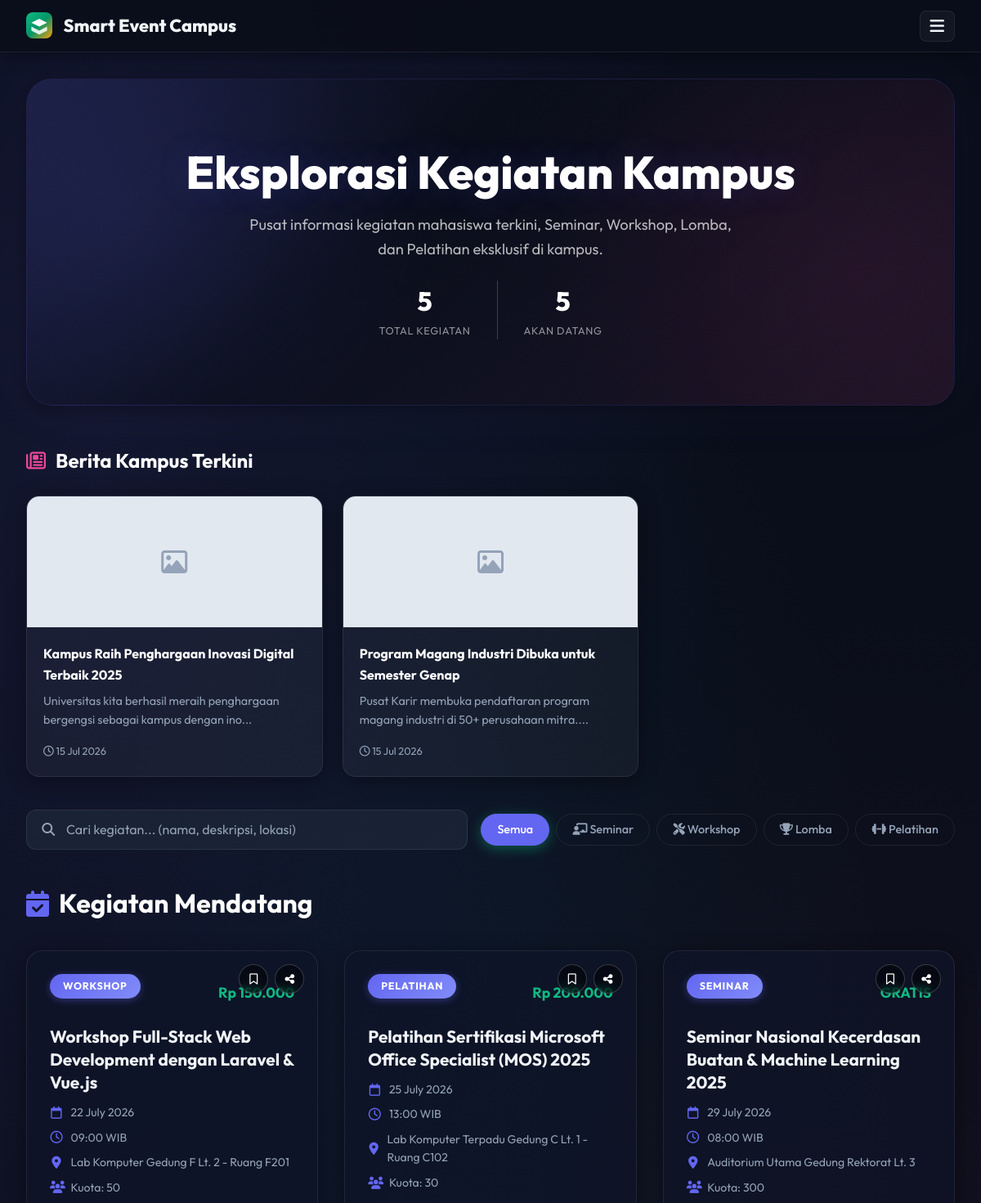
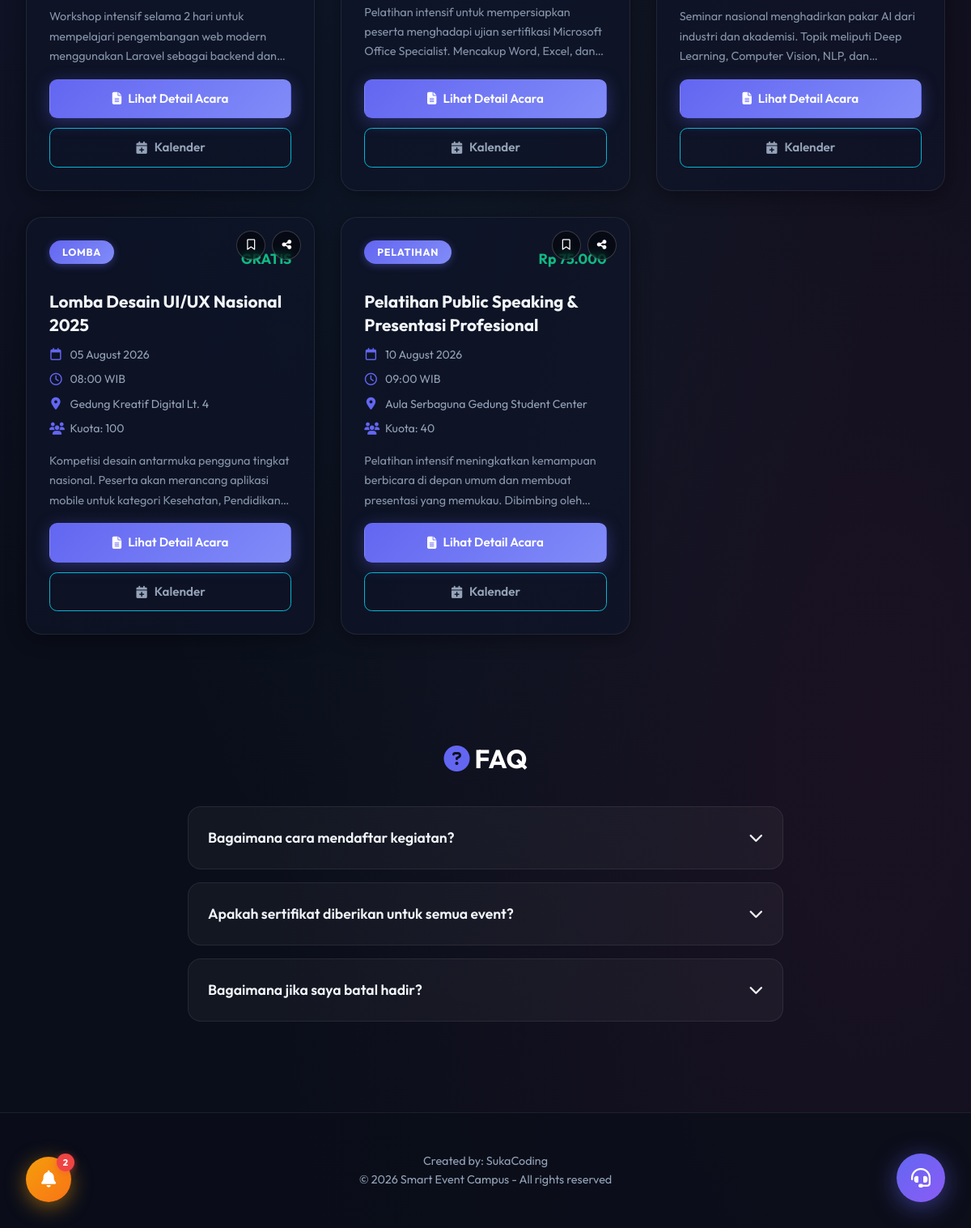
The page / on the database its author committed (2 pictures, top to bottom).
### tables this page shows
CREATE TABLE `news` (
  `id` int(11) NOT NULL AUTO_INCREMENT,
  `title` varchar(150) NOT NULL,
  `content` text NOT NULL,
  `image` varchar(255) DEFAULT NULL,
  `created_at` timestamp NULL DEFAULT current_timestamp(),
  PRIMARY KEY (`id`)
);

CREATE TABLE `events` (
  `id` int(11) NOT NULL AUTO_INCREMENT,
  `title` varchar(100) NOT NULL,
  `description` text NOT NULL,
  `event_date` date NOT NULL,
  `event_time` time NOT NULL,
  `location` varchar(255) NOT NULL,
  `maps_url` varchar(500) DEFAULT NULL,
  `event_type` enum('Seminar','Workshop','Lomba','Pelatihan') NOT NULL,
  `is_paid` tinyint(1) DEFAULT 0,
  `price` decimal(10,2) DEFAULT 0.00,
  `max_participants` int(11) DEFAULT NULL,
  `poster` varchar(255) DEFAULT NULL,
  `material_file` varchar(255) DEFAULT NULL,
  `created_at` timestamp NULL DEFAULT current_timestamp(),
  PRIMARY KEY (`id`)
);

### index.php (the view, shortened to what this page needs)
<?php
require_once 'config.php';
$sql = "SELECT * FROM events WHERE event_date >= CURDATE() ORDER BY event_date ASC, event_time ASC";
$result = $conn->query($sql);
$total_all = $conn->query("SELECT COUNT(*) as t FROM events")->fetch_assoc()['t'];
$total_upcoming = $result->num_rows;
$news = $conn->query("SELECT * FROM news ORDER BY created_at DESC LIMIT 3");
?>
<!DOCTYPE html>
<html lang="id">
<head>
    <link rel="stylesheet" href="style.css?v=<?= time() ?>">
    <link rel="stylesheet" href="https://cdnjs.cloudflare.com/ajax/libs/font-awesome/6.4.0/css/all.min.css">
</head>
<body>
    <nav class="navbar">
        <a href="index.php" class="navbar-brand">
            Smart Event Campus
        </a>
        <button class="menu-toggle" onclick="toggleNav()">
            <i class="fa-solid fa-bars"></i>
        </button>
    </nav>
    <div class="container">
        <div class="hero glass">
            <h1>Eksplorasi Kegiatan Kampus</h1>
            <p>Pusat informasi kegiatan mahasiswa terkini, Seminar, Workshop, Lomba, dan Pelatihan eksklusif di kampus.</p>
            <div class="hero-stats">
                <div class="hero-stat">
                    <div class="hero-stat-value"><?= $total_all ?></div>
                    <div class="hero-stat-label">Total Kegiatan</div>
                </div>
                <div class="hero-stat" style="border-left: 1px solid rgba(255,255,255,0.2); padding-left: 2rem;">
                    <div class="hero-stat-value"><?= $total_upcoming ?></div>
                    <div class="hero-stat-label">Akan Datang</div>
                </div>
            </div>
        </div>
        <?php if($news->num_rows > 0): ?>
        <h2 style="margin-bottom: 1.5rem; color: #fff; font-size: 1.5rem; display: flex; align-items: center; gap: 0.75rem;">
            <i class="fa-regular fa-newspaper" style="color: var(--secondary);"></i>
            <span>Berita Kampus Terkini</span>
        </h2>
        <div style="display:grid; grid-template-columns:repeat(auto-fill, minmax(280px, 1fr)); gap:1.5rem; margin-bottom:2.5rem;">
            <?php while($n = $news->fetch_assoc()): ?>
                <div class="glass" style="border-radius:1rem; overflow:hidden;">
                    <?php if($n['image']): ?>
                        <img src="uploads/news/<?php echo $n['image']; ?>" style="width:100%; height:160px; object-fit:cover;">
                    <?php else: ?>
                        <div style="width:100%; height:160px; background:#e2e8f0; display:flex; align-items:center; justify-content:center; color:#94a3b8;"><i class="fa-regular fa-image" style="font-size:2rem;"></i></div>
                    <?php endif; ?>
                    <div style="padding:1.25rem;">
                        <h4 style="color:#fff; margin-bottom:0.5rem;"><?php echo htmlspecialchars($n['title'] ?? ''); ?></h4>
                        <p style="color:var(--text-muted); font-size:0.9rem;"><?php echo substr(htmlspecialchars($n['content'] ?? ''), 0, 80); ?>...</p>
                        <div style="color:var(--text-muted); font-size:0.8rem; margin-top:1rem;"><i class="fa-regular fa-clock"></i> <?php echo date("d M Y", strtotime($n['created_at'])); ?></div>
                    </div>
                </div>
            <?php endwhile; ?>
        </div>
        <?php endif; ?>
        <div class="search-section">
            <div class="search-bar">
                <div class="search-input-wrap">
                    <i class="fa-solid fa-magnifying-glass"></i>
                    <input type="text" id="searchInput" placeholder="Cari kegiatan... (nama, deskripsi, lokasi)" autocomplete="off">
                </div>
                <div class="filter-buttons">
                    <button class="filter-btn active" data-filter="">Semua</button>
                    <button class="filter-btn" data-filter="Seminar"><i class="fa-solid fa-chalkboard-teacher"></i> Seminar</button>
                    <button class="filter-btn" data-filter="Workshop"><i class="fa-solid fa-screwdriver-wrench"></i> Workshop</button>
                    <button class="filter-btn" data-filter="Lomba"><i class="fa-solid fa-trophy"></i> Lomba</button>
                    <button class="filter-btn" data-filter="Pelatihan"><i class="fa-solid fa-dumbbell"></i> Pelatihan</button>
                </div>
            </div>
        </div>
        <h2 style="margin-bottom: 2rem; color: #fff; font-size: 2rem; display: flex; align-items: center; gap: 0.75rem;">
            <i class="fa-solid fa-calendar-check" style="color: var(--primary);"></i>
            <span id="section-title">Kegiatan Mendatang</span>
        </h2>
        <div class="events-grid" id="events-container">
            <?php
            if ($result && $result->num_rows > 0) {
                while($row = $result->fetch_assoc()) {
                    $date = date("d F Y", strtotime($row['event_date']));
                    $time = date("H:i", strtotime($row['event_time']));
                    $cal_start = date("Ymd\THis\Z", strtotime($row['event_date'] . ' ' . $row['event_time']));
                    $cal_end   = date("Ymd\THis\Z", strtotime($row['event_date'] . ' ' . $row['event_time']) + 7200);
                    $cal_url   = "https://calendar.google.com/calendar/render?action=TEMPLATE&text=" . urlencode($row['title']) . "&dates={$cal_start}/{$cal_end}&details=" . urlencode($row['description']) . "&location=" . urlencode($row['location']);
                    echo '<div class="event-card glass" style="display: flex; flex-direction: column;">';
                    echo '<div class="event-actions-top">';
                    echo '<button class="event-action-btn bookmark-btn" data-id="' . $row['id'] . '" title="Simpan Event"><i class="fa-regular fa-bookmark"></i></button>';
                    echo '<button class="event-action-btn share-btn" data-title="' . htmlspecialchars($row['title'] ?? '') . '" data-url="http://' . $_SERVER['HTTP_HOST'] . '/event_detail.php?id=' . $row['id'] . '" title="Bagikan"><i class="fa-solid fa-share-nodes"></i></button>';
                    echo '</div>';
                    echo '<div class="event-content" style="flex: 1; display: flex; flex-direction: column;">';
                    echo '<div style="display: flex; justify-content: space-between; align-items: center; margin-bottom: 1rem;">';
                    echo '<span class="event-badge">' . htmlspecialchars($row['event_type'] ?? '') . '</span>';
                    if($row['is_paid']) {
                        echo '<span style="color:#10b981; font-weight:bold; font-size:1.1rem;">Rp ' . number_format($row['price'],0,',','.') . '</span>';
                    } else {
                        echo '<span style="color:#10b981; font-weight:bold; font-size:1.1rem;">GRATIS</span>';
                    }
                    echo '</div>';
                    echo '<h3 class="event-title">' . htmlspecialchars($row['title'] ?? '') . '</h3>';
                    echo '<div class="event-meta">';
                    echo '<span><i class="fa-regular fa-calendar"></i> ' . $date . '</span>';
                    echo '<span><i class="fa-regular fa-clock"></i> ' . $time . ' WIB</span>';
                    echo '<span><i class="fa-solid fa-location-dot"></i> ' . htmlspecialchars($row['location'] ?? '') . '</span>';
                    if($row['max_participants'] > 0) {
                        echo '<span><i class="fa-solid fa-users"></i> Kuota: ' . $row['max_participants'] . '</span>';
                    }
                    echo '</div>';
                    echo '<p class="event-desc" style="flex: 1;">' . htmlspecialchars($row['description'] ?? '') . '</p>';
                    echo '<div style="display: flex; gap: 0.75rem; flex-wrap: wrap; margin-top: 1rem;">';
                    echo '<a href="event_detail.php?id=' . $row['id'] . '" class="btn btn-primary" style="flex: 100%; justify-content: center;"><i class="fa-solid fa-file-lines"></i> Lihat Detail Acara</a>';
                    echo '<a href="' . $cal_url . '" target="_blank" class="btn btn-outline" style="flex: 1; justify-content: center; border-color: #06b6d4; color: #06b6d4;"><i class="fa-solid fa-calendar-plus"></i> Kalender</a>';
                    echo '</div>';
                    echo '</div>';
                    echo '</div>';
                }
            }
            ?>
        </div>
    </div>
    <div class="container faq-container">
        <h2 style="margin-bottom: 2rem; color: #fff; font-size: 2rem; text-align: center;">
            <i class="fa-solid fa-circle-question" style="color: var(--primary);"></i> FAQ
        </h2>
        <div class="faq-item">
            <div class="faq-question">Bagaimana cara mendaftar kegiatan? <i class="fa-solid fa-chevron-down"></i></div>
        </div>
        <div class="faq-item">
            <div class="faq-question">Apakah sertifikat diberikan untuk semua event? <i class="fa-solid fa-chevron-down"></i></div>
        </div>
        <div class="faq-item">
            <div class="faq-question">Bagaimana jika saya batal hadir? <i class="fa-solid fa-chevron-down"></i></div>
        </div>
    </div>
    <footer>
        <p>Created by: SukaCoding</p>
        <p>&copy; <?php echo date("Y"); ?> Smart Event Campus - All rights reserved</p>
    </footer>
    <a href="bantuan_support.php" class="floating-cs-btn" title="Hubungi Customer Service">
        <i class="fa-solid fa-headset"></i>
    </a>
    <button class="floating-announce-btn" onclick="toggleAnnouncements()" title="Pengumuman Penting">
        <i class="fa-solid fa-bell"></i>
        <?php
        $ann_count = $conn->query("SELECT COUNT(*) as c FROM announcements WHERE is_active = 1")->fetch_assoc()['c'];
        if($ann_count > 0):
        ?>
        <span class="announce-badge"><?= $ann_count ?></span>
        <?php endif; ?>
    </button>
</body>
</html>

### index.php (style rules this page uses)
.search-section { margin-bottom: 2.5rem; }
.search-bar { display: flex; gap: 1rem; align-items: center; flex-wrap: wrap; }
.search-input-wrap { flex: 1; position: relative; min-width: 200px; }
.search-input-wrap i { position: absolute; left: 1.2rem; top: 50%; transform: translateY(-50%); color: var(--text-muted); pointer-events: none; }
.search-input-wrap input { width: 100%; padding: 0.85rem 1rem 0.85rem 3rem; background: rgba(30,41,59,0.7); border: 1px solid var(--border-color); border-radius: 0.75rem; color: #fff; font-size: 1rem; font-family: 'Outfit', sans-serif; transition: all 0.3s; }
.search-input-wrap input::placeholder { color: var(--text-muted); }
.filter-buttons { display: flex; gap: 0.5rem; flex-wrap: wrap; }
.filter-btn { padding: 0.6rem 1.2rem; border-radius: 2rem; border: 1px solid var(--border-color); background: transparent; color: var(--text-muted); cursor: pointer; font-family: 'Outfit', sans-serif; font-size: 0.9rem; font-weight: 500; transition: all 0.3s; }
.filter-btn:hover, .filter-btn.active { background: var(--primary); border-color: var(--primary); color: #fff; box-shadow: 0 4px 15px rgba(16,185,129,0.4); }
.hero-stats { display: flex; justify-content: center; gap: 2rem; margin-top: 1.5rem; flex-wrap: wrap; }
.hero-stat { text-align: center; }
.hero-stat-value { font-size: 2rem; font-weight: 800; color: #fff; }
.hero-stat-label { font-size: 0.8rem; color: rgba(255,255,255,0.6); text-transform: uppercase; letter-spacing: 0.05em; }

### rows shown on the page
news: title "Kampus Raih Penghargaan Inovasi Digital Terbaik 2025", content "Universitas kita berhasil meraih penghargaan bergengsi sebagai kampus dengan ino", created_at "15 Jul 2026"
news: title "Program Magang Industri Dibuka untuk Semester Genap", content "Pusat Karir membuka pendaftaran program magang industri di 50+ perusahaan mitra.", created_at "15 Jul 2026"
events: event_type "WORKSHOP", price "150.000", title "Workshop Full-Stack Web Development dengan Laravel & Vue.js", event_date "22 July 2026", event_time "09:00", location "Lab Komputer Gedung F Lt. 2 - Ruang F201", max_participants "50", description "Workshop intensif selama 2 hari untuk mempelajari pengembangan web modern menggunakan Laravel sebagai backend…"
events: event_type "PELATIHAN", price "200.000", title "Pelatihan Sertifikasi Microsoft Office Specialist (MOS) 2025", event_date "25 July 2026", event_time "13:00", location "Lab Komputer Terpadu Gedung C Lt. 1 - Ruang C102", max_participants "30", description "Pelatihan intensif untuk mempersiapkan peserta menghadapi ujian sertifikasi Microsoft Office Specialist. Mencakup Word, Excel,…"
events: event_type "SEMINAR", is_paid "GRATIS", title "Seminar Nasional Kecerdasan Buatan & Machine Learning 2025", event_date "29 July 2026", event_time "08:00", location "Auditorium Utama Gedung Rektorat Lt. 3", max_participants "300", description "Seminar nasional menghadirkan pakar AI dari industri dan akademisi. Topik meliputi Deep Learning, Computer Vision, NLP,…"
events: event_type "LOMBA", is_paid "GRATIS", title "Lomba Desain UI/UX Nasional 2025", event_date "05 August 2026", event_time "08:00", location "Gedung Kreatif Digital Lt. 4", max_participants "100", description "Kompetisi desain antarmuka pengguna tingkat nasional. Peserta akan merancang aplikasi mobile untuk kategori Kesehatan,…"
events: event_type "PELATIHAN", price "75.000", title "Pelatihan Public Speaking & Presentasi Profesional", event_date "10 August 2026", event_time "09:00", location "Aula Serbaguna Gedung Student Center", max_participants "40", description "Pelatihan intensif meningkatkan kemampuan berbicara di depan umum dan membuat presentasi yang memukau. Dibimbing…"

### other values the page prints
$total_all "5"
$total_upcoming "5"
$ann_count "2"
